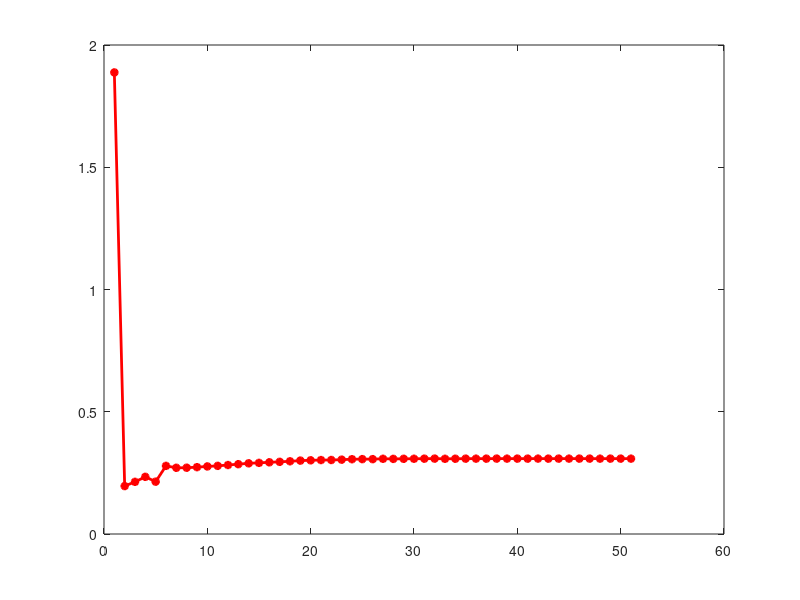

Write the MATLAB code that produced this figure. (Note: this script raises an error after producing the figure.)
clc
clear all
close all

dataErr2case1_DNN = load('test_Err2sin_case1_DNN.mat');
% mse2case1_DNN = sqrt(dataErr2case1_DNN.mse);
% rel2case1_DNN = sqrt(dataErr2case1_DNN.rel);

mse2case1_DNN = (dataErr2case1_DNN.mse);
rel2case1_DNN = (dataErr2case1_DNN.rel);

dataErr2case1_T = load('test_Err2sin_cases1_T.mat');
% mse2case1_T = sqrt(dataErr2case1_T.mse);
% rel2case1_T = sqrt(dataErr2case1_T.rel);
mse2case1_T = (dataErr2case1_T.mse);
rel2case1_T = (dataErr2case1_T.rel);

dataErr2case1_X = load('test_Err2sin_cases1_X.mat');
% mse2case1_X = sqrt(dataErr2case1_X.mse);
% rel2case1_X = sqrt(dataErr2case1_X.rel);
mse2case1_X = (dataErr2case1_X.mse);
rel2case1_X = (dataErr2case1_X.rel);

dataErr2case1_Both = load('test_Err2sin_cases1_both.mat');
% mse2case1_Both = sqrt(dataErr2case1_Both.mse);
% rel2case1_Both = sqrt(dataErr2case1_Both.rel);
mse2case1_Both = (dataErr2case1_Both.mse);
rel2case1_Both = (dataErr2case1_Both.rel);

epoch = 1:51;

figure('name','error')
fig_mse2case1_DNN = plot(epoch,mse2case1_DNN,'r-*', 'linewidth',2);
hold on

bb = [0 0.55 0.8];
fig_mse2case1_T = plot(epoch, mse2case1_T,'-X', 'linewidth',2, 'color', bb);
hold on

fig_mse2case1_X = plot(epoch,mse2case1_X,'m:', 'linewidth',2);
hold on

fig_mse2case1_Both = plot(epoch,mse2case1_Both,'c-V', 'linewidth',2);
hold on

set(gca,'yscale','log')
set(gca, 'Fontsize', 18)
xlabel('epoch/1000', 'Fontsize', 18)
ylabel('MSE [g/L]', 'Fontsize', 18, 'Interpreter', 'latex')
xlim([0,51])
ylim([0.00001, 10])
hold on
% 
lgd0=legend([fig_mse2case1_DNN,fig_mse2case1_T],{'PINN','T-NPINN'},'orientation','horizontal','location','North');
set(lgd0,'FontSize',18.5);
lgd0.Position = [0.3  0.820  0.45  0.2];
legend boxoff;

ah1=axes('position',get(gca,'position'),'visible','off');
lgd1=legend(ah1,[fig_mse2case1_X,fig_mse2case1_Both],{'S-NPINN','ST-NPINN'},'orientation','horizontal','location','North');
set(lgd1,'FontSize',18.5);
lgd1.Position = [0.3  0.77  0.45  0.2];
legend boxoff;